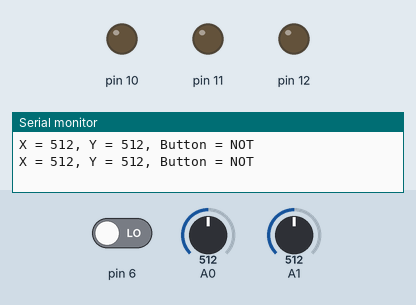
This sketch was run on a simulated Arduino Uno, built with avr-gcc and run on an emulated ATmega328P. Shown: output pins drawn as LEDs (lit = HIGH), the last lines printed to the serial monitor. The test bench sets the inputs (shaded band); at power-on: A0 = 512, A1 = 512, pin 6 LOW.

Above: at 2.8 s.
2.9 s: A0 set to 0
At 4.8 s:
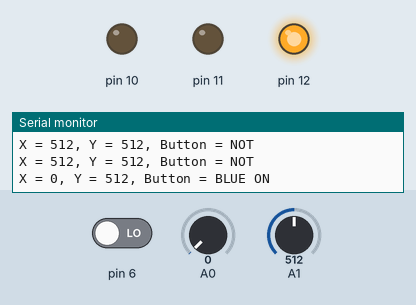
5.6 s: A1 set to 0
At 6.4 s:
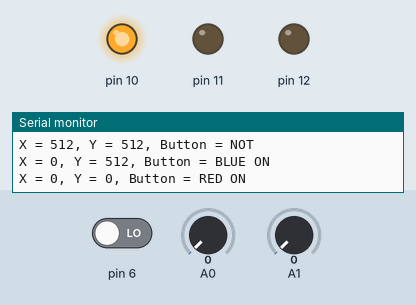
8.3 s: A1 set to 1023
At 10.7 s:
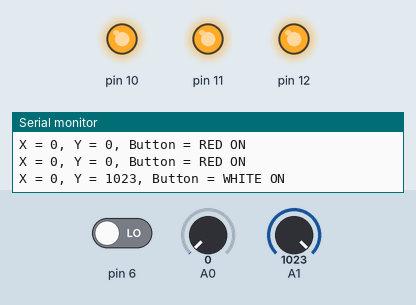
11.5 s: A1 set to 1005
At 13.4 s:
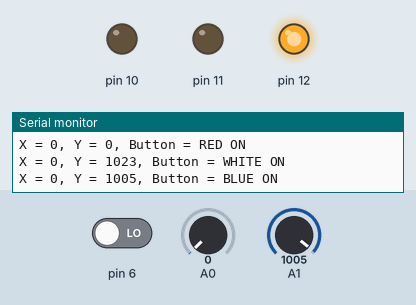
14.2 s: A0 set to 1023
At 16.5 s:
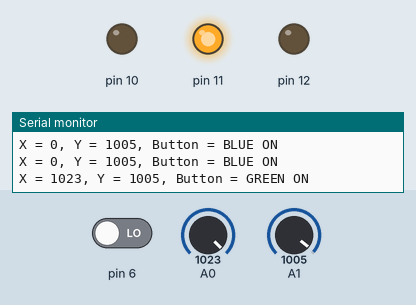
17.5 s: A0 set to 1012
At 19.3 s:
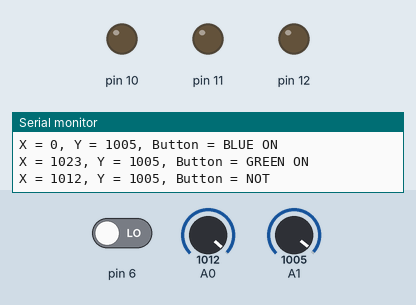
Timing chart, 0 to 20.8 s (numbered marks = the images above; inputs shaded):
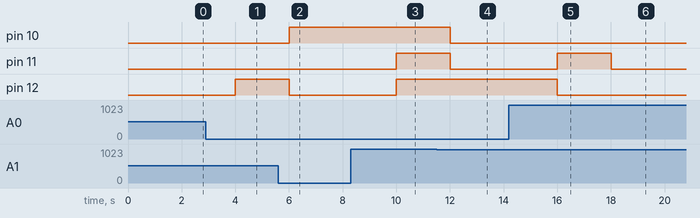

The sketch:

joyStick_RGB.ino
```cpp
void setup() {
pinMode(12, OUTPUT);
pinMode(11, OUTPUT);
pinMode(10, OUTPUT);
Serial.begin(9600);
}

void loop() {
int vertical, horizontal, select;
vertical = analogRead(A0);
horizontal = analogRead(A1);
select = digitalRead(6);

Serial.print("X = ");
Serial.print(vertical);
Serial.print(", Y = ");
Serial.print(horizontal);
Serial.print(", Button = ");
  if(horizontal==0){
    digitalWrite(10,HIGH);
    digitalWrite(11,LOW);
    digitalWrite(12,LOW);
    Serial.println("RED ON");
    delay(2000);
    }
  else if (horizontal==1023){
    digitalWrite(10,HIGH);
    digitalWrite(11,HIGH);
    digitalWrite(12,HIGH);
    Serial.println("WHITE ON");
    delay(2000);
  }
  else if (vertical==0) {
    digitalWrite(10,LOW);
    digitalWrite(11,LOW);
    digitalWrite(12,HIGH);
    Serial.println("BLUE ON");
    delay(2000);
  }
  else if (vertical==1023) {
    digitalWrite(10,LOW);
    digitalWrite(11,HIGH);
    digitalWrite(12,LOW);
    Serial.println("GREEN ON");
    delay(2000);
  }
  else
  {
    digitalWrite(10,LOW);
    digitalWrite(11,LOW);
    digitalWrite(12,LOW);
    Serial.println("NOT");
    delay(2000);
  }
}
```

Measured:
- the behaviour switches between 1023 and 1022 on A1 (found by bisection; images 3 and 4)
- the behaviour switches between 1023 and 1022 on A0 (found by bisection; images 5 and 6)
- after the input at 2.9 s, pin 12: LOW → HIGH after 1.1 s
- after the input at 5.6 s, pin 10: LOW → HIGH after 0.40 s; pin 12: HIGH → LOW after 0.40 s
- after the input at 8.3 s, pin 11, pin 12: LOW → HIGH after 1.7 s
- after the input at 11.5 s, pin 10, pin 11: HIGH → LOW after 0.51 s
- after the input at 14.2 s, pin 11: LOW → HIGH after 1.8 s; pin 12: HIGH → LOW after 1.8 s
- after the input at 17.5 s, pin 11: HIGH → LOW after 0.51 s
